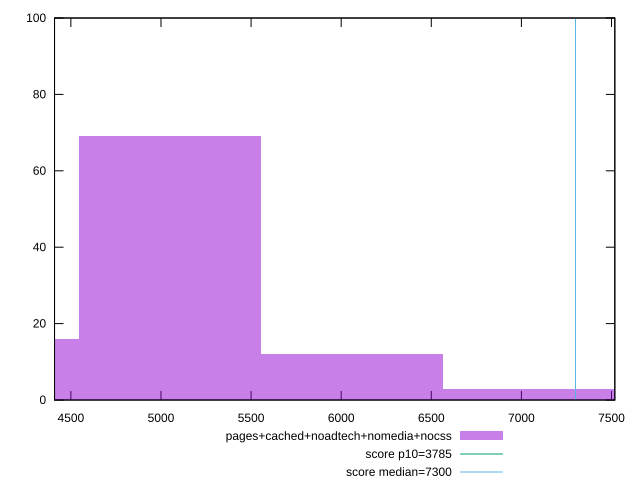

The gnuplot source for this figure:
reset

$pagesCachedNoadtechNomediaNocss <<EOF
6058.870215907299 12
5049.058513256083 69
4039.246810604866 16
7068.6819185585155 3
EOF

set key outside below
set boxwidth 1009.8117026512165
set xrange [4409.348:7518.386]
set yrange [0:100]
set trange [0:100]
set style fill transparent solid 0.5 noborder

set parametric
set terminal svg size 640, 490 enhanced background rgb 'white'
set output "report_00013_2021-02-09T12-04-24.940Z/interactive/comparison/histogram/4_vs_5.svg"

plot $pagesCachedNoadtechNomediaNocss title "pages+cached+noadtech+nomedia+nocss" with boxes, \
     3785,t title "score p10=3785", \
     7300,t title "score median=7300"

reset
